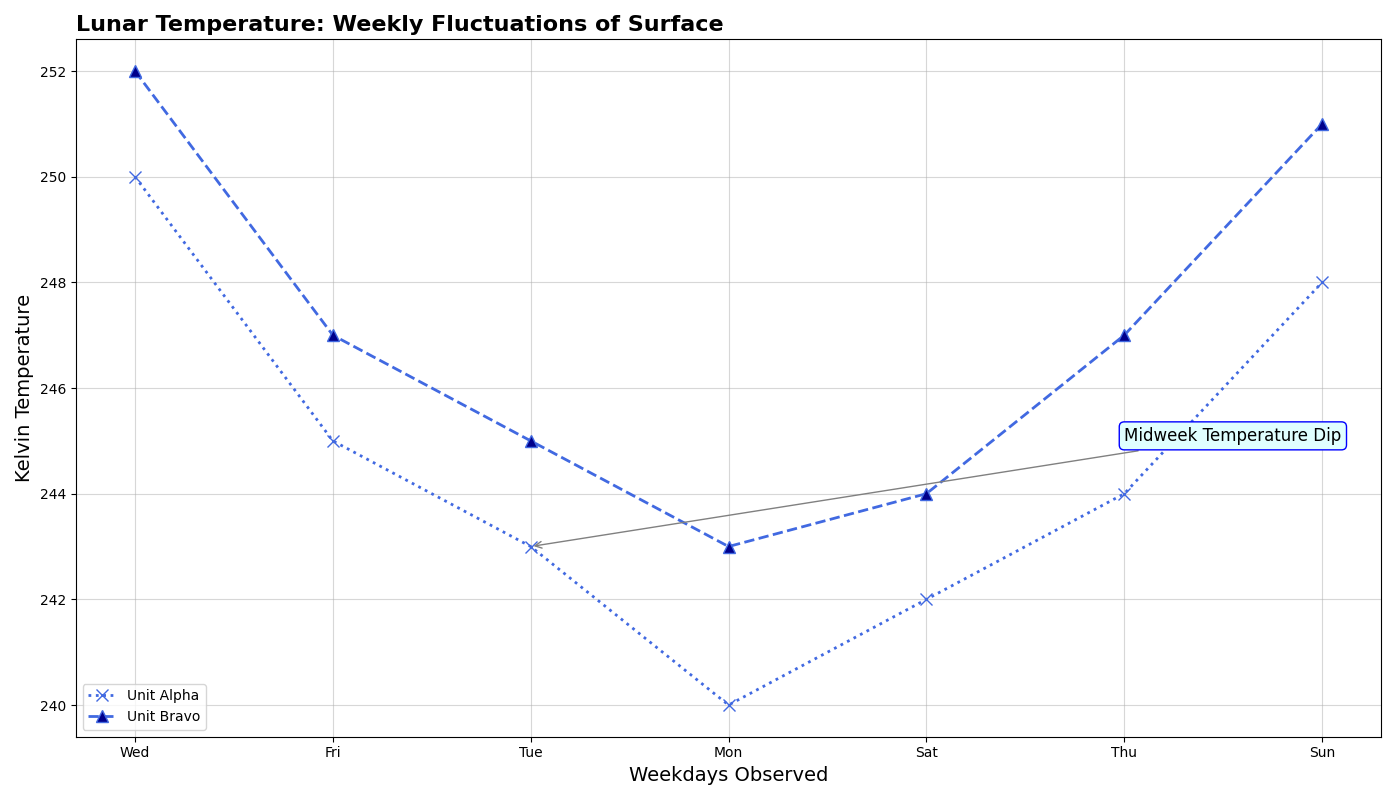

Generate this figure with Python:
import matplotlib.pyplot as plt
import numpy as np

# Data setup
days = np.array(['Wed', 'Fri', 'Tue', 'Mon', 'Sat', 'Thu', 'Sun'])
probe_A = np.array([250, 245, 243, 240, 242, 244, 248])
probe_B = np.array([252, 247, 245, 243, 244, 247, 251])

fig, ax1 = plt.subplots(figsize=(14, 8))

# Plot data for two lunar probes using the same color
common_color = 'royalblue'
ax1.plot(days, probe_A, ':x', label='Unit Alpha', color=common_color, markersize=8, linewidth=2, markerfacecolor='none')
ax1.plot(days, probe_B, '--^', label='Unit Bravo', color=common_color, markersize=8, linewidth=2, markerfacecolor='darkblue')

# Annotate a significant observation
ax1.annotate('Midweek Temperature Dip', 
             xy=('Tue', 243), 
             xytext=('Thu', 245), 
             arrowprops=dict(arrowstyle='->', color='gray'),
             fontsize=12, 
             bbox=dict(boxstyle="round,pad=0.3", edgecolor='blue', facecolor='lightcyan'))

# Customize the main plot
ax1.set_title('Lunar Temperature: Weekly Fluctuations of Surface', fontsize=16, fontweight='bold', loc='left')
ax1.set_xlabel('Weekdays Observed', fontsize=14)
ax1.set_ylabel('Kelvin Temperature', fontsize=14)
ax1.set_xticks(np.arange(len(days)))
ax1.set_xticklabels(days)
ax1.grid(True, linestyle='-', alpha=0.5)
ax1.legend(loc='lower left', fontsize=10, frameon=True)

plt.tight_layout()
plt.show()
